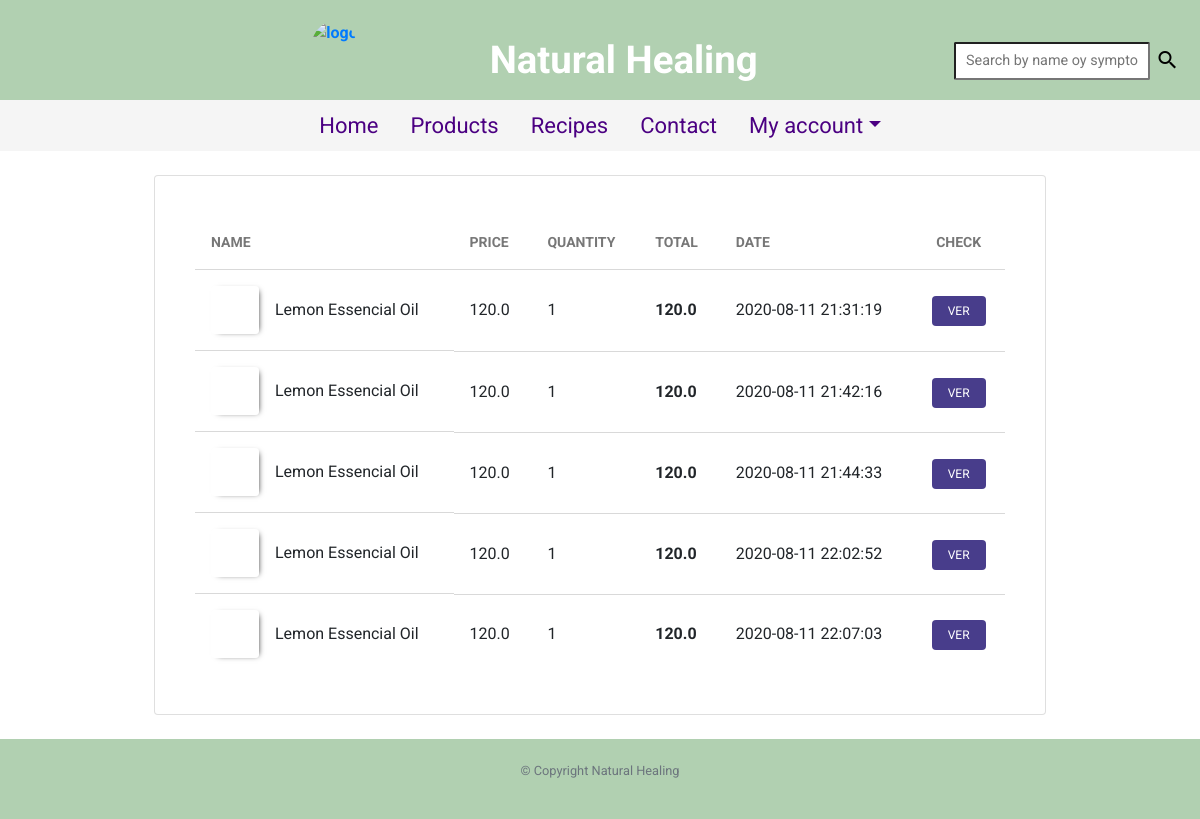
Page /products/cart (signed in) on the committed database.
### tables this page shows
CREATE TABLE 'products' (
                    'id' INTEGER PRIMARY KEY AUTOINCREMENT NOT NULL,
					'img' text,
                    'title' text NOT NULL,
					'description' text NOT NULL,
                    'user_id' INTEGER NOT NULL,
                    'category_id' INTEGER NOT NULL, 'price' REAL, "quantity" INTEGER DEFAULT  10, 'created_at' DATETIME,
					FOREIGN KEY (category_id) REFERENCES category(id)
					FOREIGN KEY (user_id) REFERENCES users(id)
					);

CREATE TABLE 'sales' (
                    'id' INTEGER PRIMARY KEY AUTOINCREMENT NOT NULL,
                    'product_id' INTEGER NOT NULL,
					'user_id' INTEGER NOT NULL,
                    'quantity' INTEGER NOT NULL,
                    'created_at' DATETIME NOT NULL DEFAULT CURRENT_TIMESTAMP,
					FOREIGN KEY (product_id) REFERENCES products(id),
					FOREIGN KEY (user_id) REFERENCES users(id)
					);

### app.py (the view)
@app.route("/products/cart")
@login_required
def cart():
    try:
        user_id = [session["user_id"]]
        cur.execute("SELECT products.img,products.title, products.price,sales.quantity,sales.created_at,users.status , products.id as productId FROM sales JOIN products ON products.id = sales.product_id JOIN users ON sales.user_id = users.id WHERE products.id = sales.product_id AND users.id = (?)", user_id)
        cart_client= cur.fetchall()
        if not cart_client:
            flash("You have 0 products in your cart")
            return redirect("/products")
        cur.execute("SELECT status FROM users WHERE id = (?)", user_id)
        status = cur.fetchall()
        status = status[0][0]
        if status == "companny":
            return redirect("/sales")
        else:
            return render_template("product/cart.html", cart_client = cart_client, nr = len(cart_client) )
    except Exception as error:
        print(error)
        return redirect("/products")

### app.py (called while the page is built)
@app.after_request
def after_request(response):
    response.headers["Cache-Control"] = "no-cache, no-store, must-revalidate"
    response.headers["Expires"] = 0
    response.headers["Pragma"] = "no-cache"
    return response

### utils.py (called while the page is built)
def login_required(f):
    @wraps(f)
    def decorated_function(*args, **kwargs):
        if session.get("user_id") is None:
            return redirect("/login")
        return f(*args, **kwargs)
    return decorated_function

### templates/product/cart.html (shortened to what this page needs)
{% extends "layout.html" %}
{% block main %}
<div class="card table-container">
        <table width="100%">
    <thead>
        <tr>
            <th>Name</th>
            <th>Price</th>
            <th>Quantity</th>
            <th>Total</th>
            <th>Date</th>
            <th>Check</th>
        </tr>
    </thead>
    <tbody>
    {% for i in range (nr)%}
        <tr>
            <td>
                <span style= "background-image: url({{cart_client[i][0]}})"></span>
            {{cart_client[i][1]}}</td>
            <td >{{cart_client[i][2]}}</td>
            <td >{{cart_client[i][3]}}</td>
            <td ><strong>{{cart_client[i][3] * cart_client[i][2]}} </strong></td>
            <td >{{cart_client[i][4]}}</td>
            <td><a href="/products/{{cart_client[i][6]}}">ver</a></td>
        </tr>
    {%endfor%}
        </tbody>
    </table>
</div>
{% endblock %}

### static/styles.css (style rules this page uses)
body { font-family: 'Roboto', sans-serif; }
.table-container { display: block; padding: 40px; box-sizing: border-box; }
.table-container table { border-spacing: 0; }
.table-container thead tr th { text-align: left; }
td,th { padding: 16px; border-bottom: 1px solid #d9d9d9; }
tbody tr:last-child td { border-bottom: none; }
tbody tr td:first-child { display: grid; grid-template-columns: 64px 1fr; align-items: center; }
tbody tr td:first-child span { width: 48px; height: 48px; background-position: center; background-size: cover; border-radius: 8%; box-shadow: 3px 1px 6px -4px black; border: 1px solid white; }
th { text-transform: uppercase; color: #777; font-size: 14px; }
tbody tr td:last-child a, .table-container > a { background-color: darkslateblue; padding: 8px 16px; text-decoration: none; text-transform: uppercase; color: white; font-size: 12px; border-radius: 4px; }
.table-container thead tr th:last-child, td:last-child { text-align: center; }

### rows in the picture
products: title "Lemon Essencial Oil" "Lemon Essencial Oil" "Lemon Essencial Oil" "Lemon Essencial Oil" "Lemon Essencial Oil", price "120.0" "120.0" "120.0" "120.0" "120.0"
sales: quantity "1", cart_client[i][3]*cart_client[i][2] "120.0", created_at "2020-08-11 21:31:19"
sales: quantity "1", cart_client[i][3]*cart_client[i][2] "120.0", created_at "2020-08-11 21:42:16"
sales: quantity "1", cart_client[i][3]*cart_client[i][2] "120.0", created_at "2020-08-11 21:44:33"
sales: quantity "1", cart_client[i][3]*cart_client[i][2] "120.0", created_at "2020-08-11 22:02:52"
sales: quantity "1", cart_client[i][3]*cart_client[i][2] "120.0", created_at "2020-08-11 22:07:03"
